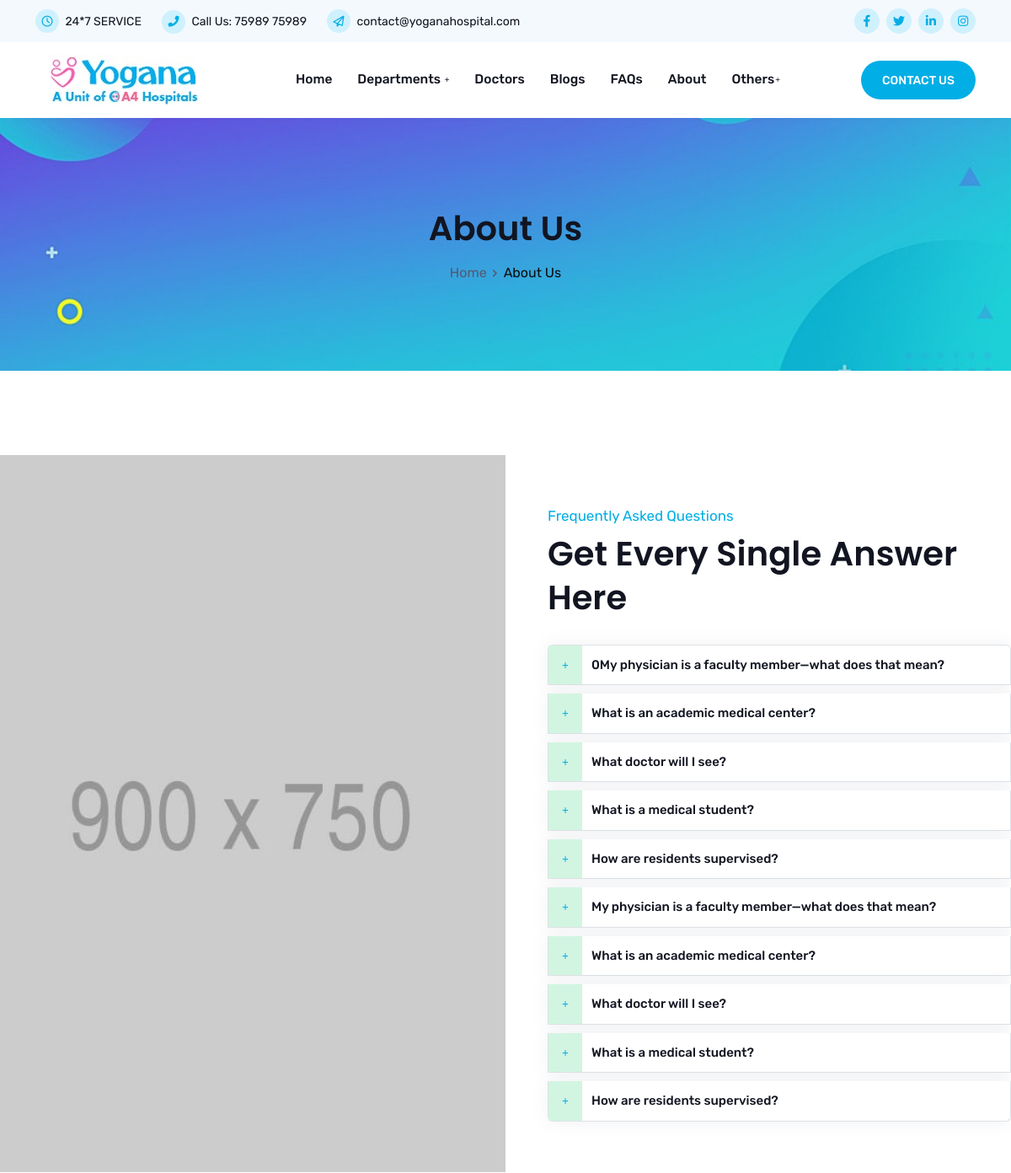
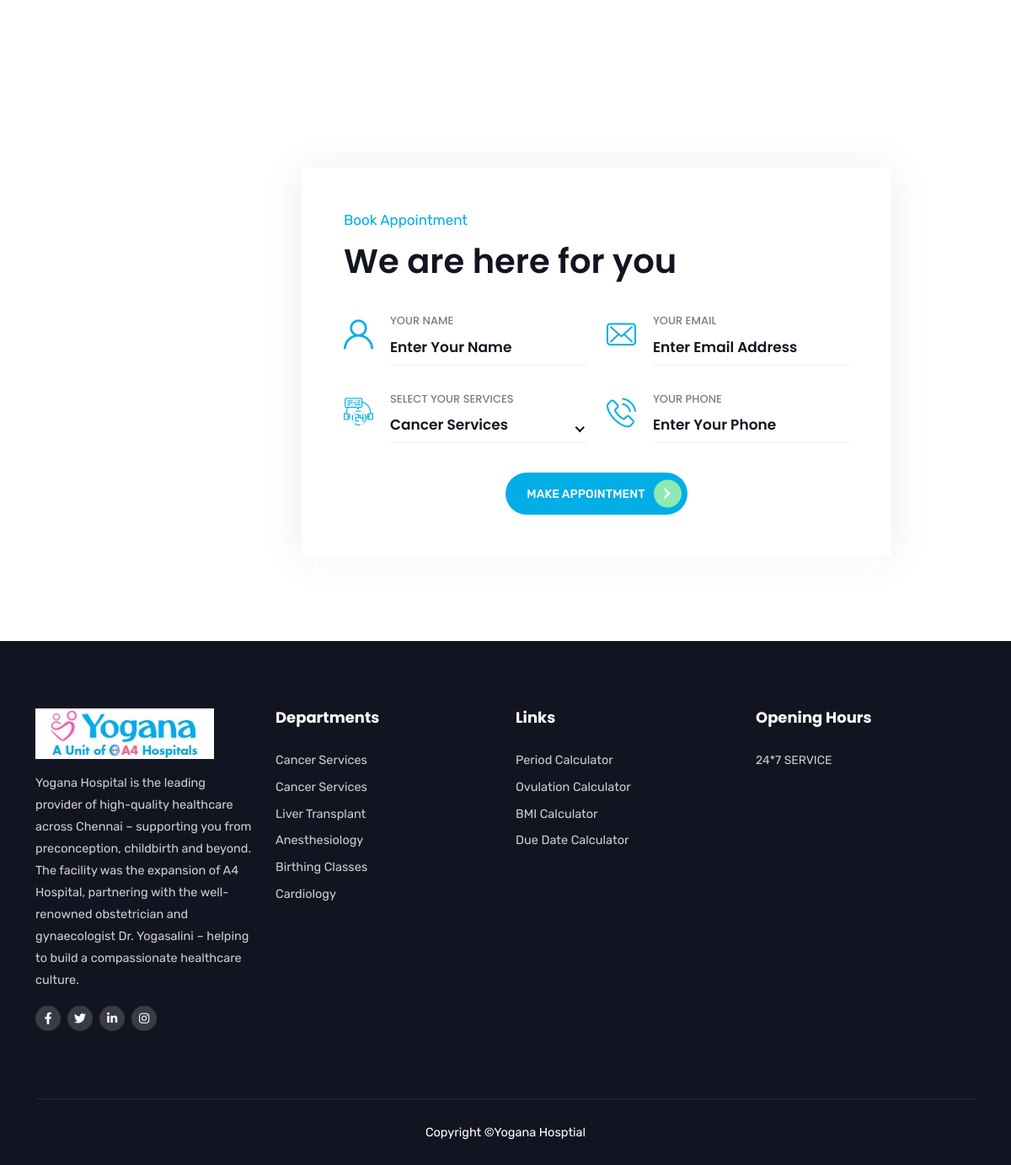
The app's page /faqs with its own data (2 pictures, top to bottom).
### yogana/models.py (models this page shows, shortened)
class FAQ(db.Model):
    id = db.Column(db.Integer, primary_key=True)
    question = db.Column(db.String(500), nullable=False)
    answer = db.Column(db.Text, nullable=False)
    created_at = db.Column(db.DateTime, default=datetime.utcnow)

class Service(db.Model):
    id = db.Column(db.Integer, primary_key=True)
    slug = db.Column(db.String(100), unique=True, nullable=False)
    name = db.Column(db.String(100), nullable=False)
    icon = db.Column(db.String(100), nullable=False)
    description = db.Column(db.Text, nullable=False)
    paragraph1 = db.Column(db.Text, nullable=False)
    paragraph2 = db.Column(db.Text, nullable=False)
    paragraph3 = db.Column(db.Text, nullable=False)
    image = db.Column(db.String(200), nullable=False)
    icon_class = db.Column(db.String(100), nullable=False)
    bg_class = db.Column(db.String(100), nullable=False)
    details = db.Column(db.Text, nullable=False)  # Store as comma-separated values for simplicity

### yogana/routes.py (the view)
@app.route('/faqs')
def faqs():
    pdatas = {
        "title": "About Us",
        "breadcrumbs": [
            {"text": "Home", "url": "/"},
            {"text": "About Us", "url": None}  # None for the current page
        ],
        "bg_image": "/site/img/yoganahospital-banner-1920_500.jpg",
        "bg_class": "page-title-bg1"  # Add dynamic background class if needed
    }
    page_faqs = FAQ.query.all()
    return render_template('www/faqs.html', pdata=pdatas, faqs=page_faqs)

### yogana/routes.py (called while the page is built)
@app.after_request
def add_header(response):
    response.headers['Cache-Control'] = 'no-store'
    return response

@app.before_request
def before_request():
    dservices = Service.query.all()
    g.appservices = [{"name": service.name, "slug": service.slug} for service in dservices]

@app.context_processor
def inject_services():
    return dict(appservices=g.appservices)

@app.before_request
def load_user():
    user_id = session.get('user_id')
    if user_id:
        user = User.query.get(user_id)
        g.user = user  # Store the user object in g
    else:
        g.user = None  # No user logged in

### yogana/templates/www/faqs.html (shortened to what this page needs)
{% extends 'www/base.html' %}
{% block content_wrapper %}
    {% include 'www/components/breadcrumbs.html' %}
    <section class="faq-area ptb-100">
        <div class="container-fluid p-0">
            <div class="row m-0">
                <div class="col-lg-6 col-md-12 p-0">
                    <div class="faq-image">
                    </div>
                </div>
                <div class="col-lg-6 col-md-12 p-0">
                    <div class="faq-accordion">
                        <span class="sub-title">Frequently Asked Questions</span>
                        <h2>Get Every Single Answer Here</h2>
                        <ul class="accordion">
                            {% for faq in faqs %}
                            <li class="accordion-item">
                                <a class="accordion-title" href="javascript:void(0)">
                                    <i class="fas fa-plus"></i>
                                    {{ faq.question }}
                                </a>
                            </li>
                            {% endfor %}
                        </ul>
                    </div>
                </div>
            </div>
        </div>
    </section>
    {% include 'www/components/appointment-part.html' %}
{% endblock %}

### yogana/templates/www/base.html (shortened to what this page needs)
<!DOCTYPE html>
<html lang="en">
<head>
    <link rel="stylesheet" href="https://lamatechnologies.com/vendor/flaticon.css">
    <link rel="stylesheet" href="{{ url_for('static', filename='site/css/bootstrap.min.css') }}">
    <link rel="stylesheet" href="{{ url_for('static', filename='site/css/animate.min.css') }}">
    <link rel="stylesheet" href="{{ url_for('static', filename='site/css/fontawesome.min.css') }}">
    <link rel="stylesheet" href="{{ url_for('static', filename='site/css/owl.carousel.min.css') }}">
    <link rel="stylesheet" href="{{ url_for('static', filename='site/css/slick.min.css') }}">
    <link rel="stylesheet" href="{{ url_for('static', filename='site/css/nice-select.css') }}">
    <link rel="stylesheet" href="{{ url_for('static', filename='site/css/magnific-popup.min.css') }}">
    <link rel="stylesheet" href="{{ url_for('static', filename='site/css/odometer.min.css') }}">
    <link rel="stylesheet" href="{{ url_for('static', filename='site/css/flaticon.css') }}">
    <link rel="stylesheet" href="{{ url_for('static', filename='site/css/meanmenu.css') }}">
    <link rel="stylesheet" href="{{ url_for('static', filename='site/css/style.css') }}">
    <link rel="stylesheet" href="{{ url_for('static', filename='site/css/responsive.css') }}">
</head>
<body>
    <header class="header-area">
        <div class="top-header">
            <div class="container">
                <div class="row align-items-center">
                    <div class="col-lg-8">
                        <ul class="header-contact-info">
                            <li><i class="far fa-clock"></i> {{ hospital_info.service_hours if hospital_info else '24*7 SERVICE' }}</li>
                            <li><i class="fas fa-phone"></i> Call Us: <a href="tel:{{ hospital_info.phone if hospital_info else '+917598975989' }}">{{ hospital_info.phone if hospital_info else '75989 75989' }}</a></li>
                            <li><i class="far fa-paper-plane"></i> <a href="mailto:{{ hospital_info.email if hospital_info else 'contact@yoganahospital.com' }}">{{ hospital_info.email if hospital_info else 'contact@yoganahospital.com' }}</a></li>
                        </ul>
                    </div>
                    <div class="col-lg-4">
                        <div class="header-right-content">
                            <ul class="top-header-social">
                                <li><a href="{{ hospital_info.facebook_url if hospital_info else '#' }}"><i class="fab fa-facebook-f"></i></a></li>
                                <li><a href="{{ hospital_info.twitter_url if hospital_info else '#' }}"><i class="fab fa-twitter"></i></a></li>
                                <li><a href="{{ hospital_info.linkedin_url if hospital_info else '#' }}"><i class="fab fa-linkedin-in"></i></a></li>
                                <li><a href="{{ hospital_info.instagram_url if hospital_info else '#' }}"><i class="fab fa-instagram"></i></a></li>
                            </ul>
                        </div>
                    </div>
                </div>
            </div>
        </div>
        <div class="navbar-area">
            <div class="fovia-nav">
                <div class="container">
                    <nav class="navbar navbar-expand-md navbar-light">
                        <a class="navbar-brand" href="{{ url_for('index') }}">
                            <img src="{{ url_for('static', filename='site/img/logo.jpeg') }}" alt="logo">
                        </a>
                        <div class="collapse navbar-collapse mean-menu" id="navbarSupportedContent">
                            <ul class="navbar-nav">
                                <li class="nav-item"><a href="{{ url_for('index') }}" class="nav-link">Home</a></li>
                                <li class="nav-item">
                                    <a href="#" class="nav-link">Departments <i class="fas fa-plus"></i></a>
                                </li>
                                <li class="nav-item"><a href="{{ url_for('doctors') }}" class="nav-link">Doctors</a></li>
                                <li class="nav-item"><a href="{{ url_for('blogs') }}" class="nav-link">Blogs</a></li>
                                <li class="nav-item"><a href="{{ url_for('faqs') }}" class="nav-link">FAQs</a></li>
                                <li class="nav-item"><a href="{{ url_for('about') }}" class="nav-link">About</a></li>
                                <li class="nav-item">
                                    <a href="#" class="nav-link">Others<i class="fas fa-plus"></i></a>
                                </li>
                            </ul>
                            <div class="others-options">
                                <a href="{{ url_for('contact') }}" class="btn btn-primary">Contact Us</a>
                            </div>
                        </div>
                    </nav>
                </div>
            </div>
        </div>
    </header>
    {% block content_wrapper %}
    {% endblock %}
    <section class="footer-area">
        <div class="container">
            <div class="row">
                <div class="col-lg-3 col-md-6 col-sm-6">
                    <div class="single-footer-widget">
                        <div class="logo">
                            <a href="#"><img src="{{ url_for('static', filename='site/img/white-logo.jpeg') }}" alt="image"></a>
                            <p>Yogana Hospital is the leading provider of high-quality healthcare across Chennai – supporting you from preconception, childbirth and beyond. The facility was the expansion of A4 Hospital, partnering with the well-renowned obstetrician and gynaecologist Dr. Yogasalini – helping to build a compassionate healthcare culture.</p>
                        </div>
                        <ul class="social">
                            <li><a href="{{ hospital_info.facebook_url if hospital_info else '#' }}"><i class="fab fa-facebook-f"></i></a></li>
                            <li><a href="{{ hospital_info.twitter_url if hospital_info else '#' }}"><i class="fab fa-twitter"></i></a></li>
                            <li><a href="{{ hospital_info.linkedin_url if hospital_info else '#' }}"><i class="fab fa-linkedin-in"></i></a></li>
                            <li><a href="{{ hospital_info.instagram_url if hospital_info else '#' }}"><i class="fab fa-instagram"></i></a></li>
                        </ul>
                    </div>
                </div>
                <div class="col-lg-3 col-md-6 col-sm-6">
                    <div class="single-footer-widget pl-5">
                        <h3>Departments</h3>
                        <ul class="departments-list">
                            {% for service in appservices %}
                                <li><a href="{{ url_for('department', slug=service.slug) }}">{{ service.name }}</a></li>
                            {% endfor %}
                        </ul>
                    </div>
                </div>
                <div class="col-lg-3 col-md-6 col-sm-6">
                    <div class="single-footer-widget pl-5">
                        <h3>Links</h3>
                        <ul class="links-list">
                            <li><a href="{{ url_for('period_calculator') }}">Period Calculator</a></li>
                            <li><a href="{{ url_for('ovulation_calculator') }}">Ovulation Calculator</a></li>
                            <li><a href="{{ url_for('bmi_calculator') }}">BMI Calculator</a></li>
                            <li><a href="{{ url_for('due_date_calculator') }}">Due Date Calculator</a></li>
                        </ul>
                    </div>
                </div>
                <div class="col-lg-3 col-md-6 col-sm-6">
                    <div class="single-footer-widget">
                        <h3>Opening Hours</h3>
                        <ul class="opening-hours">
                            <li>{{ hospital_info.service_hours if hospital_info else '24*7 SERVICE' }}</li>
                        </ul>
                    </div>
                </div>
            </div>
            <div class="copyright-area">
                <p>Copyright <a href="https:/yoganahospital.com/" target="_blank">©Yogana Hosptial</a></p>
            </div>
        </div>
    </section>
</body>
</html>

### yogana/templates/www/components/breadcrumbs.html
    <section class="page-title-area {{ pdata.bg_class }}" style = "background-image: url('{{ url_for('static', filename=pdata.bg_image) }}');">
        <div class="d-table">
            <div class="d-table-cell">
                <div class="container">
                    <div class="page-title-content">
                        <h2>{{ pdata.title }}</h2>
                        <ul>
                            {% for breadcrumb in pdata.breadcrumbs %}
                                <li>
                                    {% if breadcrumb.url %}
                                        <a href="{{ breadcrumb.url }}">{{ breadcrumb.text }}</a>
                                    {% else %}
                                        {{ breadcrumb.text }}
                                    {% endif %}
                                </li>
                            {% endfor %}
                        </ul>
                    </div>
                </div>
            </div>
        </div>
    </section>

### yogana/templates/www/components/appointment-part.html (shortened to what this page needs)
<section class="appointment-area ptb-100 jarallax" data-jarallax='{"speed": 0.3}'>
    <div class="container">
        <div class="appointment-content">
            <span class="sub-title">Book Appointment</span>
            <h2>We are here for you</h2>
            <form method="POST" action="{{ url_for('appointment') }}">
                <div class="row">
                    <div class="col-lg-6 col-md-6">
                        <div class="form-group">
                            <div class="icon">
                                <i class="flaticon-user"></i>
                            </div>
                            <label>Your Name</label>
                            <input type="text" class="form-control" placeholder="Enter Your Name" id="name" name="name" required>
                        </div>
                    </div>
                    <div class="col-lg-6 col-md-6">
                        <div class="form-group">
                            <div class="icon">
                                <i class="flaticon-envelope"></i>
                            </div>
                            <label>Your Email</label>
                            <input type="email" class="form-control" placeholder="Enter Email Address" id="email" name="email" required>
                        </div>
                    </div>
                    <div class="col-lg-6 col-md-6">
                        <div class="form-group">
                            <div class="icon">
                                <i class="flaticon-support"></i>
                            </div>
                            <label>Select Your Services</label>
                        </div>
                    </div>
                    <div class="col-lg-6 col-md-6">
                        <div class="form-group">
                            <div class="icon">
                                <i class="flaticon-phone-call"></i>
                            </div>
                            <label>Your Phone</label>
                            <input type="text" class="form-control" placeholder="Enter Your Phone" id="text" name="text" required>
                        </div>
                    </div>
                    <div class="col-lg-12 col-md-12">
                        <div class="submit-btn">
                            <button type="submit" class="btn btn-primary">
                                Make Appointment <i class="flaticon-right-chevron"></i>
                            </button>
                        </div>
                    </div>
                </div>
            </form>
        </div>
    </div>
</section>

### records on screen
FAQ: question "0My physician is a faculty member—what does that mean?"
FAQ: question "What is an academic medical center?"
FAQ: question "What doctor will I see?"
FAQ: question "What is a medical student?"
FAQ: question "How are residents supervised?"
FAQ: question "My physician is a faculty member—what does that mean?"
FAQ: question "What is an academic medical center?"
FAQ: question "What doctor will I see?"
FAQ: question "What is a medical student?"
FAQ: question "How are residents supervised?"
Service: name "Cancer Services"
Service: name "Cancer Services"
Service: name "Liver Transplant"
Service: name "Anesthesiology"
Service: name "Birthing Classes"
Service: name "Cardiology"

### other values on screen
{{ hospital_info.service_hours if hospital_info else '24*7 SERVICE' }} "24*7 SERVICE"
{{ hospital_info.phone if hospital_info else '75989 75989' }} "75989 75989"
{{ hospital_info.email if hospital_info else 'contact@yoganahospital.com' }} "contact@yoganahospital.com"
{{ pdata.title }} "About Us"
{{ breadcrumb.text }} "Home"
{{ breadcrumb.text }} "About Us"
